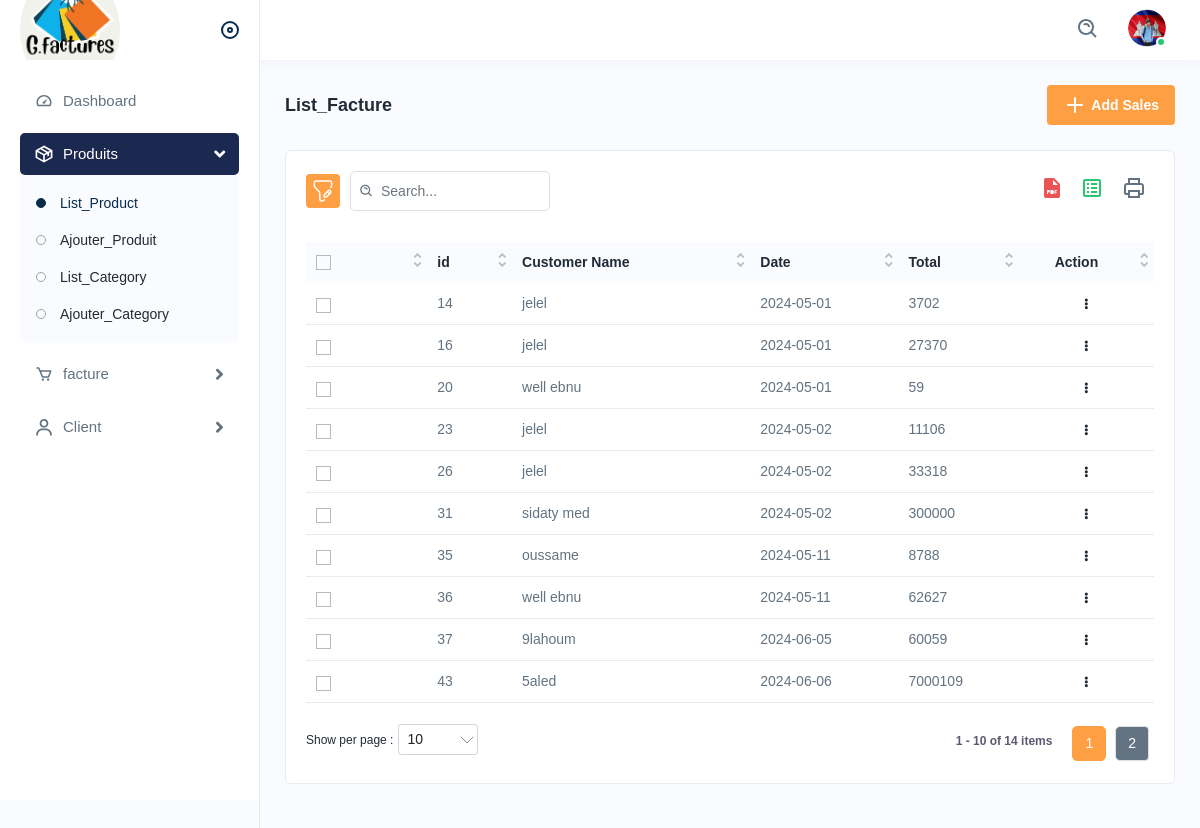
The app's page /saleslist.php (signed in) with its own data.
### tables this page shows
CREATE TABLE `invoice` (
  `id_invoice` int(11) NOT NULL,
  `invoice_date` date NOT NULL,
  `total` double NOT NULL,
  `customer_id` int(11) DEFAULT NULL
);

CREATE TABLE `customer` (
  `customer_id` int(11) NOT NULL,
  `customer_name` varchar(255) DEFAULT NULL,
  `phone` varchar(20) DEFAULT NULL,
  `address` varchar(255) DEFAULT NULL,
  `customer_photo` varchar(255) DEFAULT NULL
);

### saleslist.php (the view, shortened to what this page needs)
<!DOCTYPE html>
<html lang="en">
<head>
  <link rel="stylesheet" href="assets/css/st.css">
  <link rel="stylesheet" href="assets/css/bootstrap.min.css">
  <link rel="stylesheet" href="assets/css/animate.css">
  <link rel="stylesheet" href="assets/plugins/select2/css/select2.min.css">
  <link rel="stylesheet" href="assets/css/bootstrap-datetimepicker.min.css">
  <link rel="stylesheet" href="assets/css/dataTables.bootstrap4.min.css">
  <link rel="stylesheet" href="assets/plugins/fontawesome/css/fontawesome.min.css">
  <link rel="stylesheet" href="assets/plugins/fontawesome/css/all.min.css">
  <link rel="stylesheet" href="assets/css/style.css">
</head>
<body>
  <div class="main-wrapper">
    <?php include "includes/header.php"; ?>
    <?php include "includes/sidebar.php"; ?>
    <div class="page-wrapper">
      <div class="content">
        <div class="page-header">
          <div class="page-title">
            <h4>List_Facture</h4>
          </div>
          <div class="page-btn">
            <a href="bill/creat_facture.php" class="btn btn-added"><img src="assets/img/icons/plus.svg" alt="img" class="me-1">Add Sales</a>
          </div>
        </div>
        <div class="card">
          <div class="card-body">
            <div class="table-top">
              <div class="search-set">
                <div class="search-path">
                  <a class="btn btn-filter" id="filter_search">
                    <img src="assets/img/icons/filter.svg" alt="img">
                  </a>
                </div>
                <div class="search-input">
                  <a class="btn btn-searchset"><img src="assets/img/icons/search-white.svg" alt="img"></a>
                </div>
              </div>
              <div class="wordset">
                <ul>
                <li>
    <a href="path_to_your_pdf_script.php" data-bs-toggle="tooltip" data-bs-placement="top" title="pdf"><img src="assets/img/icons/pdf.svg" alt="img"></a>
</li>
                  <li>
    <a href="export_csv.php" data-bs-toggle="tooltip" data-bs-placement="top" title="excel"><img src="assets/img/icons/excel.svg" alt="img"></a>
</li>
                  <li>
                    <a data-bs-toggle="tooltip" data-bs-placement="top" title="print"><img src="assets/img/icons/printer.svg" alt="img"></a>
                  </li>
                </ul>
              </div>
            </div>
            <?php
include 'conn.php';
$sql = "SELECT invoice.id_invoice, invoice.invoice_date, invoice.total, customer.customer_name
FROM invoice
JOIN customer ON invoice.customer_id = customer.customer_id";
$result = $conn->query($sql);
if ($result->num_rows > 0) {
    ?>
    <div class="table-responsive">
        <table class="table datanew">
            <thead>
                <tr>
                    <th>
                        <label class="checkboxs">
                            <span class="checkmarks"></span>
                        </label>
                    </th>
                    <th>id </th>
                    <th>Customer Name</th>
                    <th>Date</th>
                    <th>Total</th>
                    <th class="text-center">Action</th>
                </tr>
            </thead>
            <tbody>
                <?php
                while ($row = $result->fetch_assoc()) {
                    ?>
                    <tr>
                        <td>
                            <label class="checkboxs">
                                <span class="checkmarks"></span>
                            </label>
                        </td>
                        <td><?= $row["id_invoice"] ?></td>
                        <td><?= $row["customer_name"] ?></td>
                        <td><?= $row["invoice_date"] ?></td>
                        <td><?= $row["total"] ?></td>
                        <td class="text-center">
                            <a class="action-set" href="javascript:void(0);" data-bs-toggle="dropdown" aria-expanded="true">
                                <i class="fa fa-ellipsis-v" aria-hidden="true"></i>
                            </a>
                        </td>
                    </tr>
                <?php } ?>
            </tbody>
        </table>
    </div>
<?php } else {
    echo "0 résultats";
}
?>
          </div>
        </div>
      </div>
    </div>
  </div>
</body>
</html>

### records on screen
invoice: id_invoice "14", customer.customer_name "jelel", invoice_date "2024-05-01", total "3702"
invoice: id_invoice "16", customer.customer_name "jelel", invoice_date "2024-05-01", total "27370"
invoice: id_invoice "20", customer.customer_name "well ebnu", invoice_date "2024-05-01", total "59"
invoice: id_invoice "23", customer.customer_name "jelel", invoice_date "2024-05-02", total "11106"
invoice: id_invoice "26", customer.customer_name "jelel", invoice_date "2024-05-02", total "33318"
invoice: id_invoice "31", customer.customer_name "sidaty med", invoice_date "2024-05-02", total "300000"
invoice: id_invoice "35", customer.customer_name "oussame", invoice_date "2024-05-11", total "8788"
invoice: id_invoice "36", customer.customer_name "well ebnu", invoice_date "2024-05-11", total "62627"
invoice: id_invoice "37", customer.customer_name "9lahoum", invoice_date "2024-06-05", total "60059"
invoice: id_invoice "43", customer.customer_name "5aled", invoice_date "2024-06-06", total "7000109"
